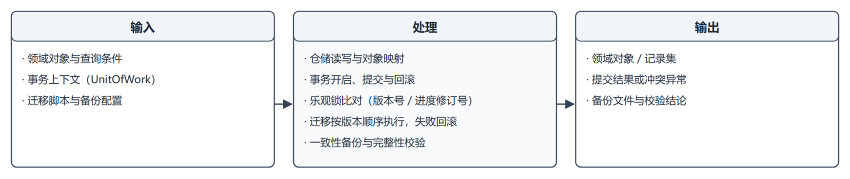
#> input picture docs/04_实现/figures/fig-13-1-ipo-m11.png, 1700 x 357 px, found by its file name (shown at 1/2 size)
$ python build_d06_ch13to14.py
#> lines starting #> are read from the running program, lines starting #| are printed output that depends on the picture; after the words box and inside, x2 and y2 are one past the last pixel; in counts of white or black regions, pixels touching at a corner belong together
### scripts/build_d06_figures.py
"""生成 D06 详细设计的图：程序层次结构图、IPO 图（三角形三栏）。"""
import sys
from pathlib import Path

sys.path.insert(0, str(Path(__file__).resolve().parent))
import build_figures as bf  # noqa: E402

ROOT = Path(r"D:\Gitproject\CoursePlan")
FIG = ROOT / "docs" / "04_实现" / "figures"
SRC = FIG / "src"
TMP = ROOT / ".tmp_work"

INK, MUTED, STROKE = "#1f2937", "#6b7280", "#334155"
TEAL, TEAL_SOFT = bf.TEAL, bf.TEAL_SOFT


# [59 lines left out: function structure, not called in this run]


def wrap(s, n=19):
    """按显示宽度折行：中文按 1 计，ASCII 按 0.55 计。"""
    out, cur, w = [], "", 0.0
    for ch in s:
        cw = 1.0 if ord(ch) > 127 else 0.55
        if w + cw > n and cur:
            out.append(cur)
            cur, w = "  ", 0.0
        cur += ch
        w += cw
    if cur.strip():
        out.append(cur)
    return out


def ipo(in_items, proc_items, out_items, _title=""):
    """IPO 图：左输入、中处理、右输出，三栏 + 箭头（文字自动折行，不烤图题）。"""
#> called with _title = ''
    cols = [("输入", in_items), ("处理", proc_items), ("输出", out_items)]
    wrapped = []
    for head, items in cols:
        lines = []
        for it in items:
            lines.extend(wrap("· " + it))
        wrapped.append((head, lines))
    maxlines = max(len(l) for _, l in wrapped)
    colw, gap, margin = 300, 22, 22
    W = margin * 2 + colw * 3 + gap * 2
    top, headh = 20, 34
    body_h = maxlines * 24 + 24
    H = top + headh + body_h + 20
    parts = ['<svg xmlns="http://www.w3.org/2000/svg" width="%d" height="%d" viewBox="0 0 %d %d">' % (W, H, W, H),
             '<rect width="%d" height="%d" fill="#ffffff"/>' % (W, H),
             '<defs><marker id="a" viewBox="0 0 10 10" refX="9" refY="5" markerWidth="7" '
             'markerHeight="7" orient="auto-start-reverse"><path d="M 0 0 L 10 5 L 0 10 z" fill="%s"/></marker></defs>' % STROKE]

    def text(x, y, s, size=13, fill=INK, anchor="middle", bold=False):
        s = s.replace("&", "&amp;").replace("<", "&lt;").replace(">", "&gt;")
        parts.append('<text x="%.1f" y="%.1f" font-family="Microsoft YaHei, SimHei, sans-serif" '
                     'font-size="%d" fill="%s" text-anchor="%s"%s>%s</text>'
                     % (x, y, size, fill, anchor, ' font-weight="bold"' if bold else "", s))

    xs = [margin + i * (colw + gap) for i in range(3)]
    for i, (head, lines) in enumerate(wrapped):
        x = xs[i]
        parts.append('<rect x="%d" y="%d" width="%d" height="%d" rx="6" fill="%s" stroke="%s" stroke-width="1.3"/>'
                     % (x, top, colw, headh + body_h, "#f8fafc" if i == 1 else "#ffffff", STROKE))
        parts.append('<rect x="%d" y="%d" width="%d" height="%d" rx="6" fill="#f1f5f9" stroke="%s" stroke-width="1.1"/>'
                     % (x, top, colw, headh, STROKE))
        text(x + colw / 2, top + 23, head, 14, INK, bold=True)
        for k, ln in enumerate(lines):
            text(x + 12, top + headh + 24 + k * 24, ln, 12, INK, anchor="start")
    mid_y = top + headh + body_h / 2
    for i in range(2):
        x1 = xs[i] + colw
        parts.append('<path d="M %d %.1f L %d %.1f" stroke="%s" stroke-width="1.6" marker-end="url(#a)"/>'
                     % (x1, mid_y, x1 + gap - 2, mid_y, STROKE))
    return "\n".join(parts + ["</svg>"]) + "\n"


FIGS = {
    "fig-6-1-structure": structure,
    "fig-6-2-ipo-m05": lambda: ipo(
        ["约束对象：主目标、附加目标、截止、周模板、排除日期、已掌握",
         "课程内容快照：知识点、参考时长、先修边、资源",
         "配置：学习练习比 7:3、缓冲比例 10%、片长上限、片数上限",
         "基准时刻 base_time（UTC）"],
        ["求先修闭包并剔除已掌握",
         "按参考时长拆学习/练习任务",
         "拓扑排序（先修 + 学习先于练习）",
         "按可用时段逐段装箱，留缓冲",
         "超长任务拆片，片数和片长受限",
         "汇总 T / C / B / C′ 与缺口"],
        ["任务列表（稳定身份 + 预计时长）",
         "时间片列表（起止、所属版本）",
         "未排入清单与原因",
         "指标：T、C、B、C′、缺口、利用率",
         "草案对象（含输入快照引用）"],
        "图 6-2 M-05 分解与排程 的 IPO 图",
    ),
}


# [13 lines left out: function main, not called in this run]


# [2 lines that do not run on import are left out]

### scripts/build_figures.py
"""生成《软件需求说明书》所需的图表：Mermaid 源文件 + 界面原型 SVG，并栅格化为 PNG。

产物：
    docs/02_需求/figures/fig-x-y.png      插入文档用（约 1600px 宽）
    docs/02_需求/figures/src/fig-x-y.mmd  Mermaid 源文件（可编辑）
    docs/02_需求/figures/src/fig-x-y.svg  原型源文件（可编辑）

渲染方式：Edge headless 截图 → Pillow 去白边裁切。需要本机 Edge。
"""
import json
import os
import re
import subprocess
import sys
import tempfile
from pathlib import Path

from PIL import Image, ImageChops

ROOT = Path(__file__).resolve().parent.parent
FIG_DIR = ROOT / "docs" / "02_需求" / "figures"
SRC_DIR = FIG_DIR / "src"
TMP_DIR = ROOT / ".tmp_figures"

EDGE = r"C:\Program Files (x86)\Microsoft\Edge\Application\msedge.exe"
MERMAID_JS = "file:///D:/Gitproject/RJB_Demo/frontend/node_modules/mermaid/dist/mermaid.min.js"

TARGET_WIDTH = 1700
PAD = 24


# ----------------------------------------------------------------------
# 图源定义
# ----------------------------------------------------------------------
MERMAID_FIGURES = {
    "fig-2-1-context": {
        "skip": True,
        "window": (1800, 1800),
        "src": """flowchart TB
    ST["学生"]
    AD["课程管理员"]
    SYS["学径 StudyPath<br/>课程学习规划辅助系统"]
    LLM["大模型服务<br/>（可切换 Mock）"]

    ST -->|"目标 / 截止 / 可用时间"| SYS
    AD -->|"知识点 / 先修 / 资源"| SYS
    SYS -->|"计划 / 校验 / 进度"| ST
    SYS -->|"追问上下文"| LLM
    LLM -->|"自然语言答复"| SYS""",
    },
    "fig-3-1-function-tree": {
        "skip": True,
        "window": (2400, 2800),
        "src": """flowchart LR
    ROOT["学径 StudyPath<br/>课程学习规划辅助系统"]
    ROOT --- M1["课程内容管理"]
    ROOT --- M2["学习规划"]
    ROOT --- M3["执行与调整"]
    ROOT --- M4["基础支撑"]

    M1 --- A1["F-02 课程信息维护"]
    M1 --- A2["F-03 知识点维护"]
    M1 --- A3["F-04 先修关系维护"]
    M1 --- A4["F-05 课程资源维护"]

    M2 --- B1["F-06 学习约束设定"]
    M2 --- B2["F-07 智能体追问"]
    M2 --- B3["F-08 任务分解与计划生成"]
    M2 --- B4["F-09 计划校验"]

    M3 --- C1["F-10 计划确认与打卡"]
    M3 --- C2["F-11 计划调整"]
    M3 --- C3["F-12 计划版本追溯"]
    M3 --- C4["F-13 计划看板"]

    M4 --- D1["F-01 登录与角色"]
    M4 --- D2["离线演示（Mock Provider）"]
    M4 --- D3["数据备份与恢复"]""",
    },
    "fig-3-2-swimlane": {
        "window": (2800, 1900),
        "src": """flowchart TB
    subgraph L1["课程管理员"]
        direction LR
        A1["维护知识点、先修关系<br/>资源与参考时长"]
        A2["先修图检查<br/>（成环 / 孤立点）"]
        A1 --> A2
    end

    subgraph L2["学生"]
        direction LR
        S1["填写目标、截止日期<br/>可用时间、已掌握"]
        S2["确认计划"]
        S3["逐任务打卡<br/>记录实际用时"]
        S1 --> S2 --> S3
    end

    subgraph L3["智能体（大模型）"]
        direction LR
        G1["追问缺失信息<br/>归一化相对日期"]
        G2["生成冲突说明<br/>与调整建议"]
        G1 --> G2
    end

    subgraph L4["系统（排程与校验引擎）"]
        direction LR
        E1["先修闭包 + 任务分解"]
        E2["按可用时段装箱排程"]
        E3["四项校验"]
        E4["生成计划版本"]
        E5["检测延期 / 目标变更"]
        E1 --> E2 --> E3 --> E4
        E5 --> E1
    end

    S1 --> G1
    G1 --> E1
    A1 -.->|"课程内容"| E1
    E3 -->|"存在冲突"| G2
    G2 --> S2
    E4 --> S2
    S3 --> E5
    E5 -->|"触发调整"| E1""",
    },
    "fig-3-3-usecase": {
        "window": (2600, 1900),
        "src": """flowchart TB
    ST(("学生"))
    AD(("课程管理员"))

    ST --> UC1(["设定学习约束"])
    ST --> UC2(["与智能体对话补全信息"])
    ST --> UC3(["查看计划草案与冲突"])
    ST --> UC4(["确认计划并打卡"])
    ST --> UC5(["发起计划调整"])
    ST --> UC6(["查看计划版本与差异"])

    AD --> UC7(["维护课程与知识点"])
    AD --> UC8(["维护先修关系"])
    AD --> UC9(["维护课程资源"])

    UC2 -.->|"extend"| UC1
    UC1 -.->|"include"| UC3
    UC3 -.->|"include"| UC10(["校验计划（容量/重叠/先修/截止）"])
    UC5 -.->|"include"| UC10
    UC4 -.->|"include"| UC6""",
    },
    "fig-3-9-plan-state": {
        "window": (1600, 2400),
        "src": """stateDiagram-v2
    direction TB
    state "草稿" as Draft
    state "待确认" as Pending
    state "执行中" as Active
    state "已完成" as Done
    state "已归档" as Archived

    [*] --> Draft: 生成计划草案
    Draft --> Pending: 校验通过 / 存在冲突
    Pending --> Draft: 修改约束后重新生成
    Pending --> Active: 学生确认（生成 v1）
    Active --> Active: 打卡记录进度
    Active --> Done: 任务全部完成或超过截止日期
    Active --> Archived: 调整生效（旧版本归档）
    Archived --> [*]
    Done --> [*]""",
    },
    "fig-3-4-sequence": {
        "window": (2600, 2000),
        "src": """sequenceDiagram
    autonumber
    actor S as 学生
    participant W as 前端
    participant B as 后端服务
    participant AG as 智能体（LLM）
    participant EN as 排程与校验引擎
    participant DB as 数据库

    S->>W: 输入目标与时间约束
    W->>B: POST /api/constraints
    B->>DB: 保存约束
    B->>AG: 补全缺失字段
    AG-->>B: 抽取结果 + 追问问题
    B-->>W: SSE 推送追问
    W-->>S: 展示追问
    S->>W: 补充"每周一三五 19:00-21:00"
    W->>B: POST /api/plans/preview
    B->>EN: 先修闭包 + 任务分解
    EN-->>B: 任务列表
    B->>EN: 四项校验
    EN-->>B: 校验报告（含问题码）
    B->>AG: 生成冲突说明
    AG-->>B: 说明文本
    B-->>W: 计划草案 + 校验报告
    W-->>S: 看板展示（冲突任务标红）
    S->>W: 确认计划
    W->>B: POST /api/plans/{id}/confirm
    B->>DB: 写入版本 v1
    B-->>W: 确认成功
    W-->>S: 计划进入执行中""",
    },
    "fig-3-8-er": {
        "window": (2800, 2100),
        "src": """erDiagram
    USER ||--o{ STUDY_PLAN : "拥有"
    USER ||--o{ COURSE : "维护"
    COURSE ||--o{ CONCEPT : "包含"
    COURSE ||--o{ RESOURCE : "包含"
    CONCEPT ||--o{ CONCEPT_RESOURCE : "关联"
    RESOURCE ||--o{ CONCEPT_RESOURCE : "关联"
    CONCEPT ||--o{ PREREQUISITE : "作为先修"
    CONCEPT ||--o{ PREREQUISITE : "作为后继"
    CONCEPT ||--o{ PLAN_TASK : "被安排"
    STUDY_PLAN ||--|{ PLAN_TASK : "拆分为"
    STUDY_PLAN ||--o{ PLAN_VERSION : "形成版本"
    STUDY_PLAN ||--|| CONSTRAINT : "由约束确定"
    PLAN_VERSION ||--o| PLAN_VALIDATION : "记录校验"

    USER {
        int id PK
        string username
        string password_hash
        string role
    }
    COURSE {
        int id PK
        string name
        string semester
    }
    CONCEPT {
        int id PK
        int course_id FK
        string name
        int difficulty
        int reference_minutes
    }
    STUDY_PLAN {
        int id PK
        int student_id FK
        string status
        int current_version
    }
    PLAN_TASK {
        int id PK
        int plan_id FK
        string type
        int estimated_minutes
        string scheduled_date
    }
    PLAN_VERSION {
        int id PK
        int plan_id FK
        int version
        string change_reason
    }""",
    },
}


# ----------------------------------------------------------------------
# 界面原型（SVG）
# ----------------------------------------------------------------------
FONT = "Microsoft YaHei, SimHei, sans-serif"
INK = "#0f172a"
MUTED = "#64748b"
LINE = "#cbd5e1"
TEAL = "#0e7c6b"
TEAL_SOFT = "#e6f4f1"
AMBER = "#b45309"
AMBER_SOFT = "#fef3c7"
RED = "#b91c1c"
RED_SOFT = "#fee2e2"
BG = "#f8fafc"


class Svg:
    def __init__(self, w, h, title=""):
        self.w, self.h, self.title = w, h, title
        self.parts = []

    # [349 lines left out: functions rect, text, line, arrow, svg, chrome and 8 more, not called in this run]


WIREFRAMES = {
    "fig-2-1-context": draw_context,
    "fig-3-1-function-tree": draw_function_tree,
    "fig-3-5-wizard": wire_wizard,
    "fig-3-6-board": wire_board,
    "fig-3-7-admin": wire_admin,
}


# ----------------------------------------------------------------------
# 渲染
# ----------------------------------------------------------------------
# [25 lines left out: function html_for_mermaid, not called in this run]


def html_for_svg(svg, window):
    return """<!doctype html>
<html><head><meta charset="utf-8"><style>html,body{margin:0;padding:0;background:#fff}</style></head>
<body>%s</body></html>""" % svg


def shoot(html, out_png, window):
    """用 Edge headless 截图。"""
#> (the call stopped at in shoot, `proc = subprocess.run(cmd, capture_output=True, text=True, timeout=120)`: subprocess is not available in this run)
    with tempfile.TemporaryDirectory() as td:
        page = Path(td) / "fig.html"
        page.write_text(html, encoding="utf-8")
        profile = Path(td) / "profile"
        cmd = [
            EDGE,
            "--headless=new",
            "--disable-gpu",
            "--hide-scrollbars",
            "--no-first-run",
            "--no-default-browser-check",
            "--force-device-scale-factor=2",
            "--virtual-time-budget=6000",
            "--user-data-dir=%s" % profile,
            "--window-size=%d,%d" % window,
            "--screenshot=%s" % out_png,
            page.as_uri(),
        ]
        proc = subprocess.run(cmd, capture_output=True, text=True, timeout=120)
        if proc.returncode != 0 and not Path(out_png).exists():
            raise RuntimeError("Edge 截图失败: %s" % (proc.stderr or proc.stdout)[:500])


def trim_and_save(src_png, dst_png):
    im = Image.open(src_png).convert("RGB")
#> im is the input picture: PIL image 1700x357 RGB; mean R, G, B 240.5, 242.1, 243.9
    diff = ImageChops.difference(im, Image.new("RGB", im.size, (255, 255, 255)))
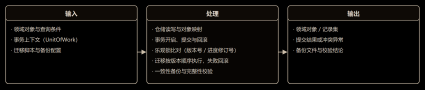
#> diff: PIL image 1700x357 RGB (shown at 1/4 size); mean R, G, B 14.5, 12.9, 11.1
    mask = diff.convert("L").point(lambda v: 255 if v > 12 else 0)
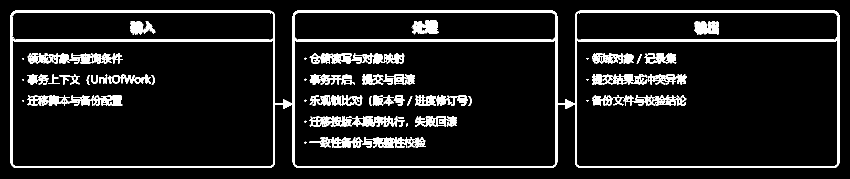
#> mask: PIL image 1700x357 L (shown at 1/2 size); 8.9% white; 147 white regions (75 under 20 px), largest, box (x1, y1, x2, y2) and area: (21, 21, 1679, 336) 25009, (1247, 190, 1373, 211) 1327, (746, 274, 851, 295) 1197
    bbox = mask.getbbox()
#> bbox = (21, 21, 1679, 336)
    if bbox is None:
        raise RuntimeError("渲染结果为空（可能是语法错误或被裁掉）")
    clipped = bbox[2] >= im.width - 2 or bbox[3] >= im.height - 2
#> clipped = False
#> (the rest of the program and of its run is left out)
